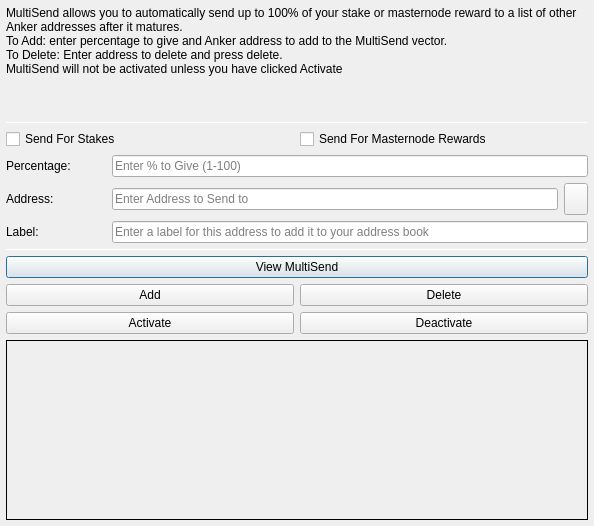
<?xml version="1.0" encoding="UTF-8"?>
<ui version="4.0">
 <class>MultiSendDialog</class>
 <widget class="QDialog" name="MultiSendDialog">
  <property name="windowModality">
   <enum>Qt::NonModal</enum>
  </property>
  <property name="geometry">
   <rect>
    <x>0</x>
    <y>0</y>
    <width>594</width>
    <height>526</height>
   </rect>
  </property>
  <property name="windowTitle">
   <string>MultiSend</string>
  </property>
  <layout class="QVBoxLayout" name="verticalLayout" stretch="0">
   <property name="leftMargin">
    <number>6</number>
   </property>
   <property name="topMargin">
    <number>6</number>
   </property>
   <property name="rightMargin">
    <number>6</number>
   </property>
   <property name="bottomMargin">
    <number>6</number>
   </property>
   <item>
    <layout class="QVBoxLayout" name="verticalLayout_Main" stretch="1,1,1,0,1,1,1">
     <item>
      <widget class="QLabel" name="label_2">
       <property name="lineWidth">
        <number>1</number>
       </property>
       <property name="text">
        <string>MultiSend allows you to automatically send up to 100% of your stake or masternode reward to a list of other Anker addresses after it matures.
To Add: enter percentage to give and Anker address to add to the MultiSend vector.
To Delete: Enter address to delete and press delete.
MultiSend will not be activated unless you have clicked Activate</string>
       </property>
       <property name="alignment">
        <set>Qt::AlignLeading|Qt::AlignLeft|Qt::AlignTop</set>
       </property>
       <property name="wordWrap">
        <bool>true</bool>
       </property>
      </widget>
     </item>
     <item>
      <widget class="Line" name="line">
       <property name="minimumSize">
        <size>
         <width>0</width>
         <height>1</height>
        </size>
       </property>
       <property name="maximumSize">
        <size>
         <width>16777215</width>
         <height>1</height>
        </size>
       </property>
       <property name="orientation">
        <enum>Qt::Horizontal</enum>
       </property>
      </widget>
     </item>
     <item>
      <layout class="QVBoxLayout" name="verticalLayout_Settings">
       <item>
        <layout class="QHBoxLayout" name="horizontalLayout">
         <item>
          <widget class="QCheckBox" name="multiSendStakeCheckBox">
           <property name="text">
            <string>Send For Stakes</string>
           </property>
          </widget>
         </item>
         <item>
          <widget class="QCheckBox" name="multiSendMasternodeCheckBox">
           <property name="text">
            <string>Send For Masternode Rewards</string>
           </property>
          </widget>
         </item>
        </layout>
       </item>
       <item>
        <layout class="QHBoxLayout" name="horizontalLayout_6">
         <item>
          <widget class="QLabel" name="label">
           <property name="minimumSize">
            <size>
             <width>100</width>
             <height>0</height>
            </size>
           </property>
           <property name="toolTip">
            <string>Percentage of stake to send</string>
           </property>
           <property name="text">
            <string>Percentage:</string>
           </property>
          </widget>
         </item>
         <item>
          <widget class="QLineEdit" name="multiSendPercentEdit">
           <property name="toolTip">
            <string>Enter whole numbers 1 - 100</string>
           </property>
           <property name="placeholderText">
            <string>Enter % to Give (1-100)</string>
           </property>
          </widget>
         </item>
        </layout>
       </item>
       <item>
        <layout class="QHBoxLayout" name="horizontalLayout_7">
         <item>
          <widget class="QLabel" name="label_5">
           <property name="minimumSize">
            <size>
             <width>100</width>
             <height>0</height>
            </size>
           </property>
           <property name="toolTip">
            <string>Address to send portion of stake to</string>
           </property>
           <property name="text">
            <string>Address:</string>
           </property>
          </widget>
         </item>
         <item>
          <widget class="QLineEdit" name="multiSendAddressEdit">
           <property name="toolTip">
            <string/>
           </property>
           <property name="placeholderText">
            <string>Enter Address to Send to</string>
           </property>
          </widget>
         </item>
         <item>
          <widget class="QToolButton" name="addressBookButton">
           <property name="maximumSize">
            <size>
             <width>16777215</width>
             <height>32</height>
            </size>
           </property>
           <property name="toolTip">
            <string>Choose an address from the address book</string>
           </property>
           <property name="text">
            <string/>
           </property>
           <property name="icon">
            <iconset resource="../anker.qrc">
             <normaloff>:/icons/address-book</normaloff>:/icons/address-book</iconset>
           </property>
           <property name="shortcut">
            <string>Alt+A</string>
           </property>
          </widget>
         </item>
        </layout>
       </item>
      </layout>
     </item>
     <item>
      <layout class="QHBoxLayout" name="horizontalLayout_3">
       <item>
        <widget class="QLabel" name="label_3">
         <property name="minimumSize">
          <size>
           <width>100</width>
           <height>0</height>
          </size>
         </property>
         <property name="text">
          <string>Label:</string>
         </property>
        </widget>
       </item>
       <item>
        <widget class="QLineEdit" name="labelAddressLabelEdit">
         <property name="placeholderText">
          <string>Enter a label for this address to add it to your address book</string>
         </property>
        </widget>
       </item>
      </layout>
     </item>
     <item>
      <widget class="Line" name="line_2">
       <property name="minimumSize">
        <size>
         <width>0</width>
         <height>1</height>
        </size>
       </property>
       <property name="maximumSize">
        <size>
         <width>16777215</width>
         <height>1</height>
        </size>
       </property>
       <property name="orientation">
        <enum>Qt::Horizontal</enum>
       </property>
      </widget>
     </item>
     <item>
      <layout class="QVBoxLayout" name="verticalLayout_Buttons">
       <item>
        <layout class="QHBoxLayout" name="horizontalLayout_4">
         <item>
          <widget class="QPushButton" name="viewButton">
           <property name="toolTip">
            <string/>
           </property>
           <property name="statusTip">
            <string>View MultiSend Vector</string>
           </property>
           <property name="text">
            <string>View MultiSend</string>
           </property>
          </widget>
         </item>
        </layout>
       </item>
       <item>
        <layout class="QHBoxLayout" name="horizontalLayout_2">
         <item>
          <widget class="QPushButton" name="addButton">
           <property name="toolTip">
            <string/>
           </property>
           <property name="statusTip">
            <string>Add to MultiSend Vector</string>
           </property>
           <property name="text">
            <string>Add</string>
           </property>
          </widget>
         </item>
         <item>
          <widget class="QPushButton" name="deleteButton">
           <property name="toolTip">
            <string/>
           </property>
           <property name="statusTip">
            <string>Delete Address From MultiSend Vector</string>
           </property>
           <property name="text">
            <string>Delete</string>
           </property>
          </widget>
         </item>
        </layout>
       </item>
       <item>
        <layout class="QHBoxLayout" name="horizontalLayout_5">
         <item>
          <widget class="QPushButton" name="activateButton">
           <property name="statusTip">
            <string>Activate MultiSend</string>
           </property>
           <property name="text">
            <string>Activate</string>
           </property>
          </widget>
         </item>
         <item>
          <widget class="QPushButton" name="disableButton">
           <property name="statusTip">
            <string>Deactivate MultiSend</string>
           </property>
           <property name="text">
            <string>Deactivate</string>
           </property>
          </widget>
         </item>
        </layout>
       </item>
      </layout>
     </item>
     <item>
      <widget class="QLabel" name="message">
       <property name="minimumSize">
        <size>
         <width>0</width>
         <height>180</height>
        </size>
       </property>
       <property name="frameShape">
        <enum>QFrame::Panel</enum>
       </property>
       <property name="frameShadow">
        <enum>QFrame::Plain</enum>
       </property>
       <property name="lineWidth">
        <number>1</number>
       </property>
       <property name="midLineWidth">
        <number>1</number>
       </property>
       <property name="text">
        <string/>
       </property>
       <property name="alignment">
        <set>Qt::AlignLeading|Qt::AlignLeft|Qt::AlignTop</set>
       </property>
       <property name="wordWrap">
        <bool>true</bool>
       </property>
      </widget>
     </item>
    </layout>
   </item>
  </layout>
 </widget>
 <resources>
  <include location="../anker.qrc"/>
 </resources>
 <connections/>
</ui>
